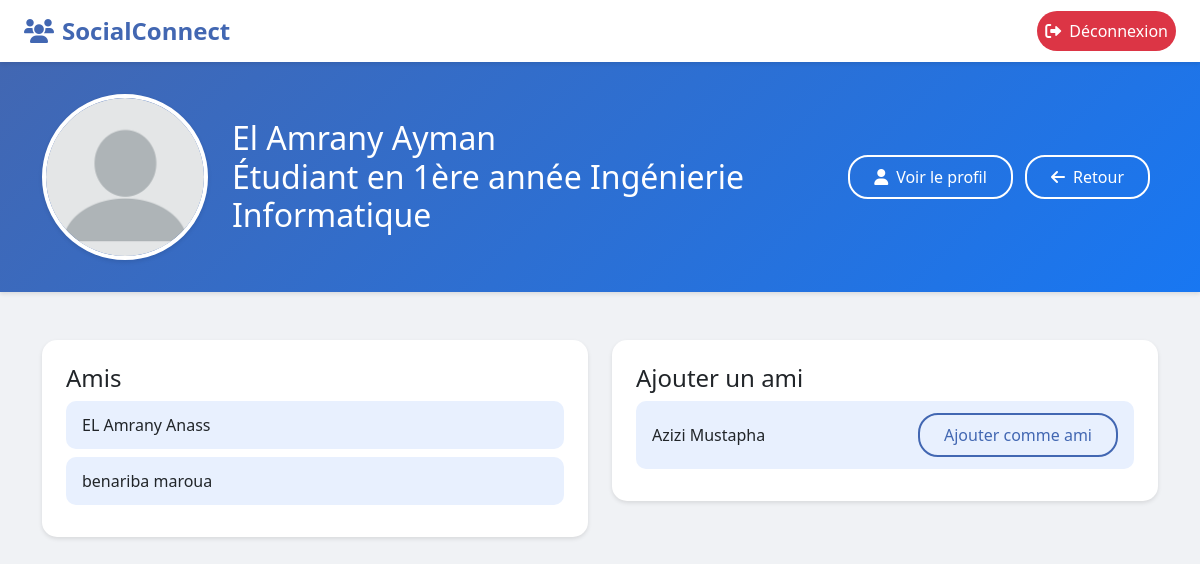
Before: /ajouter/ (signed in) with the older database file.
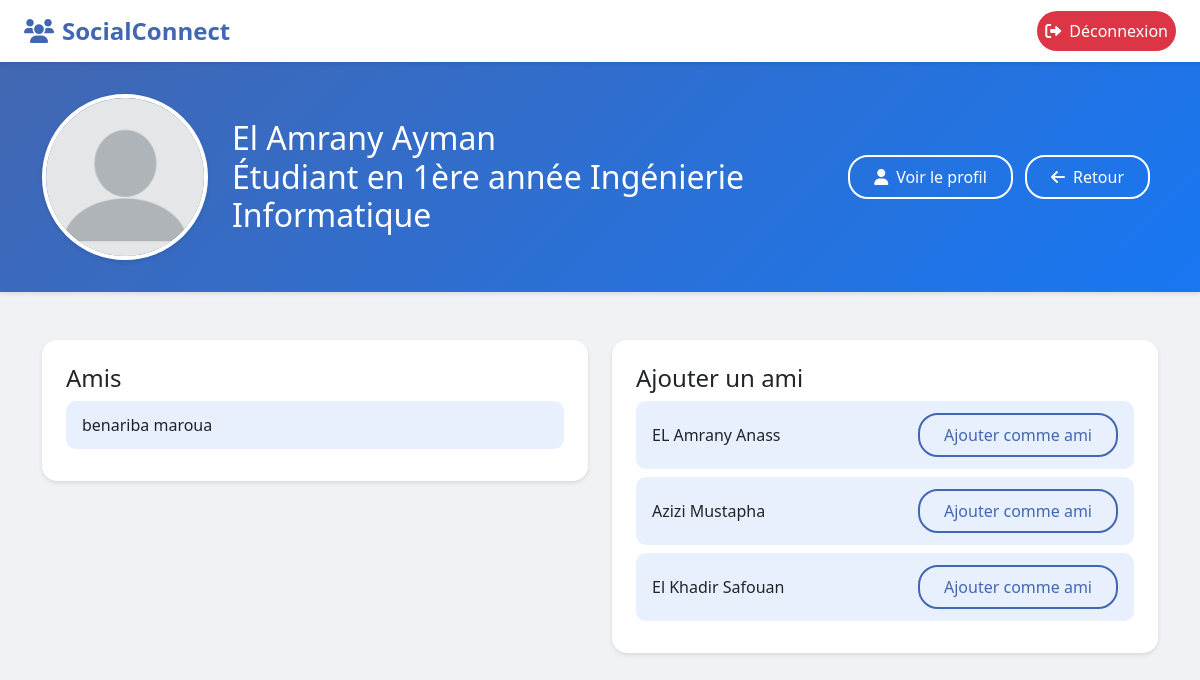
After: the same page with the newer database file.
### Monface/models.py (models this page shows, shortened)
class Person(models.Model):
    name = models.CharField(max_length=30)
    prenom = models.CharField(max_length=32)
    date_naissance = models.DateField()
    email = models.EmailField(unique=True)
    tlf = models.CharField(max_length=20)
    password = models.CharField(max_length=302)
    Amis = models.ManyToManyField('self', symmetrical=True, blank=True)
    faculty = models.ForeignKey('Faculty', on_delete=models.CASCADE)

### Monface/views.py (the view, shortened to what this page needs)
# urls.py: path('ajouter/', views.ajouter, name='ajouter'),
def ajouter(request):
    logged_user = get_logged_user_from_request(request)
    if not logged_user:
        return redirect('/login')
    statut_message = ""  # Vous pouvez définir le statut ici si nécessaire
    if isinstance(logged_user, Student):
        if logged_user.annee == 1:
                statut_message = f"Étudiant en 1ère année {logged_user.cursus.titre}"
        elif logged_user.annee == 2:
                statut_message = f"Étudiant en 2ème année {logged_user.cursus.titre}"
        elif logged_user.annee == 3:
                statut_message = f"Étudiant en 3ème année {logged_user.cursus.titre}"
        else:
                statut_message = f"Étudiant en {logged_user.annee}ème année {logged_user.cursus.titre}"
    elif isinstance(logged_user, Employee):
            statut_message = f"Employé(e) en tant que {logged_user.job.titre} au campus {logged_user.campus.nom}"
    amis = logged_user.Amis.all()
    personnes = Person.objects.exclude(id__in=amis).exclude(id=logged_user.id)
    return render(request, 'ajout_ami.html', {
        'logged_user': logged_user,
        'amis': amis,
        'personnes': personnes,
        'statut_message': statut_message,  # Passer le statut
    })

### Monface/views.py (called while the page is built)
def get_logged_user_from_request(request):
    if 'logged_user_id' in request.session:
        logged_user_id = request.session['logged_user_id']
        if len(Student.objects.filter(id=logged_user_id))==1 :
             return Student.objects.get(id=logged_user_id)
        elif len(Employee.objects.filter(id=logged_user_id))==1 :
            return Employee.objects.get(id=logged_user_id)
        else :
            return None
    else :
        return None

### templates/ajout_ami.html (shortened to what this page needs)
<!DOCTYPE html>
<html lang="fr">
<head>
    <link href="https://cdn.jsdelivr.net/npm/bootstrap@5.3.0/dist/css/bootstrap.min.css" rel="stylesheet">
    <link href="https://cdnjs.cloudflare.com/ajax/libs/font-awesome/6.0.0/css/all.min.css" rel="stylesheet">
</head>
<body>
    <nav class="navbar navbar-expand-lg navbar-light sticky-top">
        <div class="container-fluid px-4">
            <a class="navbar-brand" href="{% url 'welcome' %}">
                <i class="fas fa-users me-2"></i>SocialConnect
            </a>
            <div class="collapse navbar-collapse" id="navbarNav">
                <ul class="navbar-nav ms-auto">
                    <li class="nav-item">
                        <a class="nav-link btn-logout" href="{% url 'logout' %}">
                            <i class="fas fa-sign-out-alt me-2"></i>Déconnexion
                        </a>
                    </li>
                </ul>
            </div>
        </div>
    </nav>
    <div class="profile-section">
        <div class="container">
            <div class="row align-items-center">
                <div class="col-md-2">
                    <img src="../static/Images/blank-profile-picture.png" alt="Profile" class="img-fluid profile-image">
                </div>
                <div class="col-md-6">
                    <h2 class="mb-0">{{ logged_user.name }} {{ logged_user.prenom }}</h2>
                    <h2 class="mb-0">{{ statut_message }}</h2>
                </div>
                <div class="col-md-4 text-end">
                    <a href="{% url 'profil' %}" class="btn btn-custom me-2">
                        <i class="fas fa-user me-2"></i>Voir le profil
                    </a>
                    <a href="{% url 'welcome' %}" class="btn btn-custom me-2">
                        <i class="fas fa-arrow-left me-2"></i>Retour
                    </a>
                </div>
            </div>
        </div>
    </div>
    <div class="container mt-5">
        <div class="row">
            <div class="col-md-6">
                <div class="friends-section">
                    <h4>Amis</h4>
                    <ul class="list-group">
                        {% for ami in amis %}
                            <li class="list-group-item">
                                {{ ami.name }} {{ ami.prenom }}
                            </li>
                        {% empty %}
                            <p>Aucun ami ajouté.</p>
                        {% endfor %}
                    </ul>
                </div>
            </div>
            <div class="col-md-6">
                <div class="friends-section">
                    <h4>Ajouter un ami</h4>
                    <ul class="list-group">
                        {% for personne in personnes %}
                            <li class="list-group-item d-flex justify-content-between align-items-center">
                                {{ personne.name }} {{ personne.prenom }}
                                <form method="POST" action="{% url 'send_friend_request' %}" class="friend-request-form">
                                    <button type="submit" class="btn add-friend-button">Ajouter comme ami</button>
                                </form>
                            </li>
                        {% empty %}
                            <p>Aucune personne disponible.</p>
                        {% endfor %}
                    </ul>
                </div>
            </div>
        </div>
    </div>
</body>
</html>

Changed rows visible on the page:
shown differently, row unchanged: Person "EL Amrany": moves from the list under "Amis" to the list under "Ajouter un ami"
added Person: name "El Khadir", prenom "Safouan", shown under "Ajouter un ami"
